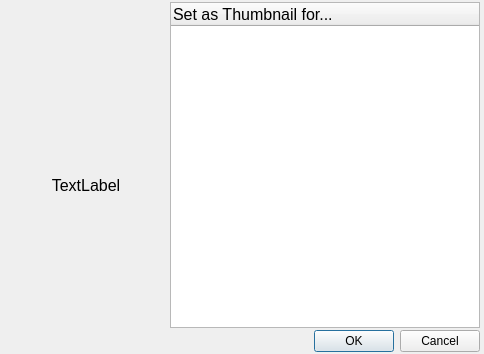
<?xml version="1.0" encoding="UTF-8"?>
<ui version="4.0">
 <class>SetFolderThumbDialog</class>
 <widget class="QDialog" name="SetFolderThumbDialog">
  <property name="geometry">
   <rect>
    <x>0</x>
    <y>0</y>
    <width>484</width>
    <height>354</height>
   </rect>
  </property>
  <property name="windowTitle">
   <string>Set picture as folder thumbnail</string>
  </property>
  <property name="modal">
   <bool>true</bool>
  </property>
  <layout class="QVBoxLayout" name="verticalLayout">
   <property name="spacing">
    <number>2</number>
   </property>
   <property name="leftMargin">
    <number>4</number>
   </property>
   <property name="topMargin">
    <number>2</number>
   </property>
   <property name="rightMargin">
    <number>4</number>
   </property>
   <property name="bottomMargin">
    <number>2</number>
   </property>
   <item>
    <layout class="QHBoxLayout" name="horizontalLayout">
     <item>
      <layout class="QVBoxLayout" name="verticalLayout_2">
       <property name="spacing">
        <number>10</number>
       </property>
       <property name="leftMargin">
        <number>2</number>
       </property>
       <property name="topMargin">
        <number>4</number>
       </property>
       <property name="rightMargin">
        <number>2</number>
       </property>
       <item>
        <widget class="QLabel" name="PictureLabel">
         <property name="sizePolicy">
          <sizepolicy hsizetype="Fixed" vsizetype="Fixed">
           <horstretch>0</horstretch>
           <verstretch>0</verstretch>
          </sizepolicy>
         </property>
         <property name="minimumSize">
          <size>
           <width>160</width>
           <height>160</height>
          </size>
         </property>
         <property name="maximumSize">
          <size>
           <width>160</width>
           <height>160</height>
          </size>
         </property>
         <property name="text">
          <string/>
         </property>
         <property name="buddy">
          <cstring>PictureLabel</cstring>
         </property>
        </widget>
       </item>
       <item>
        <widget class="QLabel" name="NameLabel">
         <property name="font">
          <font>
           <pointsize>12</pointsize>
          </font>
         </property>
         <property name="text">
          <string>TextLabel</string>
         </property>
         <property name="alignment">
          <set>Qt::AlignHCenter|Qt::AlignTop</set>
         </property>
        </widget>
       </item>
      </layout>
     </item>
     <item>
      <widget class="QTreeWidget" name="FoldersWidget">
       <property name="font">
        <font>
         <pointsize>12</pointsize>
        </font>
       </property>
       <property name="autoFillBackground">
        <bool>false</bool>
       </property>
       <property name="editTriggers">
        <set>QAbstractItemView::NoEditTriggers</set>
       </property>
       <property name="showDropIndicator" stdset="0">
        <bool>false</bool>
       </property>
       <property name="iconSize">
        <size>
         <width>64</width>
         <height>64</height>
        </size>
       </property>
       <property name="rootIsDecorated">
        <bool>true</bool>
       </property>
       <property name="itemsExpandable">
        <bool>false</bool>
       </property>
       <property name="expandsOnDoubleClick">
        <bool>false</bool>
       </property>
       <attribute name="headerVisible">
        <bool>true</bool>
       </attribute>
       <column>
        <property name="text">
         <string notr="true">Set as Thumbnail for...</string>
        </property>
       </column>
      </widget>
     </item>
    </layout>
   </item>
   <item>
    <widget class="QDialogButtonBox" name="buttonBox">
     <property name="orientation">
      <enum>Qt::Horizontal</enum>
     </property>
     <property name="standardButtons">
      <set>QDialogButtonBox::Cancel|QDialogButtonBox::Ok</set>
     </property>
    </widget>
   </item>
  </layout>
 </widget>
 <resources/>
 <connections>
  <connection>
   <sender>buttonBox</sender>
   <signal>rejected()</signal>
   <receiver>SetFolderThumbDialog</receiver>
   <slot>reject()</slot>
   <hints>
    <hint type="sourcelabel">
     <x>316</x>
     <y>260</y>
    </hint>
    <hint type="destinationlabel">
     <x>286</x>
     <y>274</y>
    </hint>
   </hints>
  </connection>
 </connections>
</ui>
